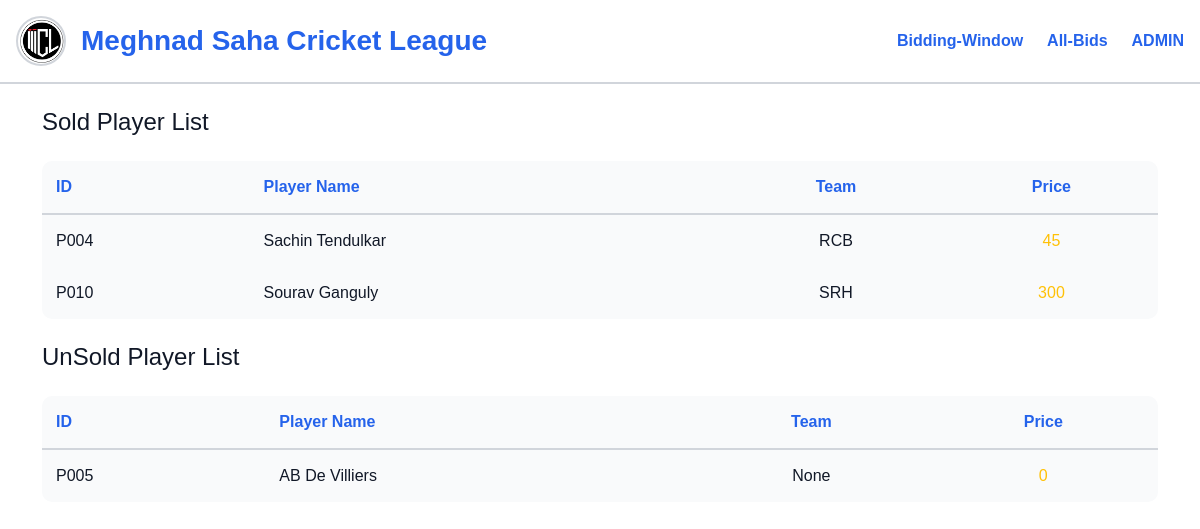
The page /all-bids/ (signed in) on the database its author committed.
### core/models.py (models this page shows, shortened)
class BidTransactions(models.Model):
    playername = models.OneToOneField(PlayerDetails, on_delete=models.CASCADE)
    price = models.IntegerField()  # ❌ IntegerField does NOT support max_length
    Team = models.ForeignKey(TeamDetails, on_delete=models.CASCADE, null=True,)
    T_ID = models.CharField(max_length=10, unique=True, primary_key=True, editable=False)
    T_status = models.IntegerField(default=0, choices=[(0, "Pending"), (1, "UnSold"), (2, "Sold")])

class PlayerDetails(models.Model):
    Name  = models.CharField(max_length=25)
    Dept  = models.CharField(max_length=25)
    Batch = models.CharField(max_length=25)
    PlayerPhoto = models.ImageField(upload_to='playerPhoto/')
    PlayerRole  = models.CharField(max_length=25)
    WicketKeeping = models.BooleanField(choices=[(True, 'Yes'), (False, 'No')])
    P_ID = models.CharField(max_length=10, primary_key=True, unique=True, editable=False)

class TeamDetails(models.Model):
    TeamName = models.CharField(max_length=25)
    TeamHeadManager = models.CharField(max_length=25)
    TeamPlayingManager = models.CharField(max_length=25, default='none')
    TeamMarquee = models.CharField(max_length=25, default='none')
    TeamRetainedPlayer = models.CharField(max_length=25, default='none')
    TeamLogo = models.ImageField(upload_to='teamLogo/')
    def __str__(self):
        return self.TeamName

### core/views.py (the view)
# urls.py: path('all-bids/',view=views.all_bids,name='all-bids'),
def all_bids(request):
    all_sold_bids = BidTransactions.objects.filter(T_status=2).order_by('-T_ID')
    all_unsold_bids = BidTransactions.objects.filter(T_status=1).order_by('-T_ID')
    context = {
        'soldbids' : all_sold_bids,
        'unsoldbids' : all_unsold_bids
    }
    return render(request,'allBids.html',context)

### templates/allBids.html (shortened to what this page needs)
{% extends 'base.html' %}
{% block main %}
<main class="container">
    <h4 class="mb-4">Sold Player List</h4>
    <table class="bids-table">
        <thead>
            <tr>
                <th>ID</th>
                <th>Player Name</th>
                <th>Team</th>
                <th>Price</th>
            </tr>
        </thead>
        <tbody>
            {% for bid in soldbids %}
            <tr>
                <td>{{ bid.playername.P_ID }}</td>
                <td>{{ bid.playername.Name }}</td>
                <td>{{ bid.Team }}</td>
                <td>
                    <span class="text-warning">{{ bid.price }}</span>
                </td>
            </tr>
            {% endfor %}
        </tbody>
    </table>
    <h4 class="mt-4 mb-4">UnSold Player List</h4>
    <table class="bids-table">
        <thead>
            <tr>
                <th>ID</th>
                <th>Player Name</th>
                <th>Team</th>
                <th>Price</th>
            </tr>
        </thead>
        <tbody>
            {% for bid in unsoldbids %}
            <tr>
                <td>{{ bid.playername.P_ID }}</td>
                <td>{{ bid.playername.Name }}</td>
                <td>{{ bid.Team }}</td>
                <td>
                    <span class="text-warning">{{ bid.price }}</span>
                </td>
            </tr>
            {% endfor %}
        </tbody>
    </table>
</main>
{% endblock %}

### templates/base.html (style rules this page uses)
:root { --primary-bg: #ffffff; --secondary-bg: #f5f7fa; --accent-color: #2563eb; --text-color: #111827; --border-color: #d1d5db; --bg-dark-1: #f9fafb; --bg-dark-2: #eef2f7; --bg-input: #ffffff; --border-muted: #e5e7eb; --success-bg: #22c55e; --danger-bg: #ef4444; --warning-bg: #facc15; --warning-text: #111827; --shadow-accent: rgba(37, 99, 235, 0.25); --focus-ring: rgba(37, 99, 235, 0.4); --gold-color: #f59e0b; --danger-text: #dc2626; }
body { background-color: var(--primary-bg); color: var(--text-color); font-family: Arial, sans-serif; }
main { min-height: 100vh; width: 100%; }

### templates/allBids.html (style rules this page uses)
table { width: 100%; border-collapse: collapse; }
th, td { padding: 14px; text-align: left; white-space: nowrap; }
.bids-table { background: var(--bg-dark-1); border-radius: 10px; overflow: hidden; }
thead th { color: var(--accent-color); border-bottom: 2px solid var(--border-color); }
.bids-table th:nth-child(3), .bids-table td:nth-child(3), .bids-table th:nth-child(4), .bids-table td:nth-child(4) { text-align: center; }

### rows shown on the page
BidTransactions: playername.P_ID "P004", playername.Name "Sachin Tendulkar", Team "RCB", price "45"
BidTransactions: playername.P_ID "P010", playername.Name "Sourav Ganguly", Team "SRH", price "300"
BidTransactions: playername.P_ID "P005", playername.Name "AB De Villiers", Team "None", price "0"
